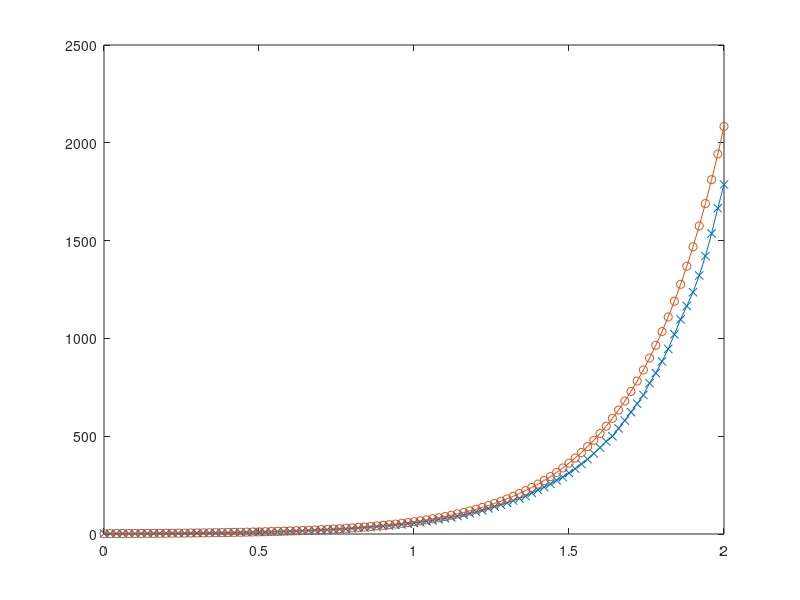

Recreate this plot in MATLAB.
function [] = euler()
  load("par.mat")
  for j = 1:n_iter
    #wiener process
    dW = sqrt(dt).*randn(1,N-1); W = [0, cumsum(dW)];
    
    #euler method
    X(1) = x0;
    for n=2:N X(n) = X(n-1) + (a*X(n-1) + b).*dt + (c*X(n-1) + d).*dW(n-1); end;
    #figure(1); plot(t,X,"-x",t,x(W),"-o");
    
    allX(j,:) = X;
    clear dW W X EXP;
  end
  MX = mean(allX);
  figure(1); plot(t,MX,"-x",t,mx,"-o");
end
